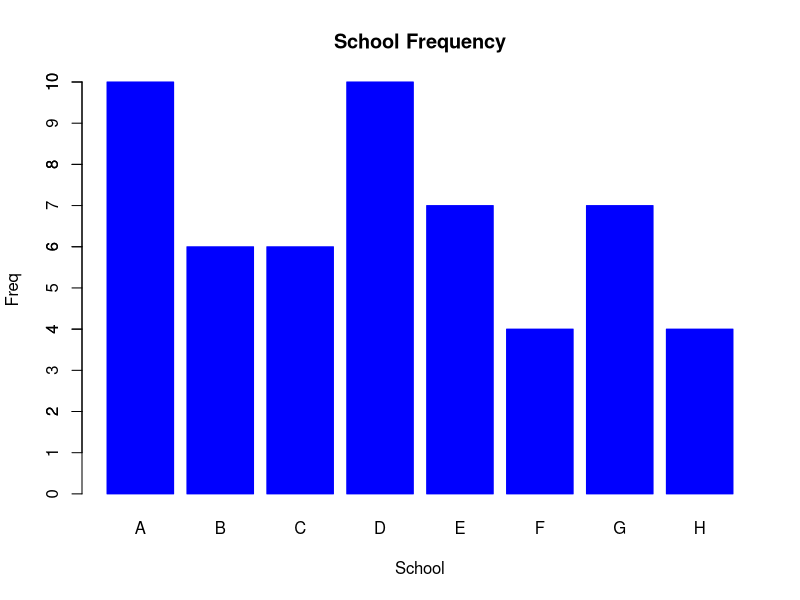

Generate this figure with R:
library(MASS)
painters
x <- table(painters$School)
barplot(x,
        col = "blue",
        border = "blue",
        xlab = "School",
        ylab = "Freq",
        main = "School Frequency")
axis(side = 2, at=c(1:10))

